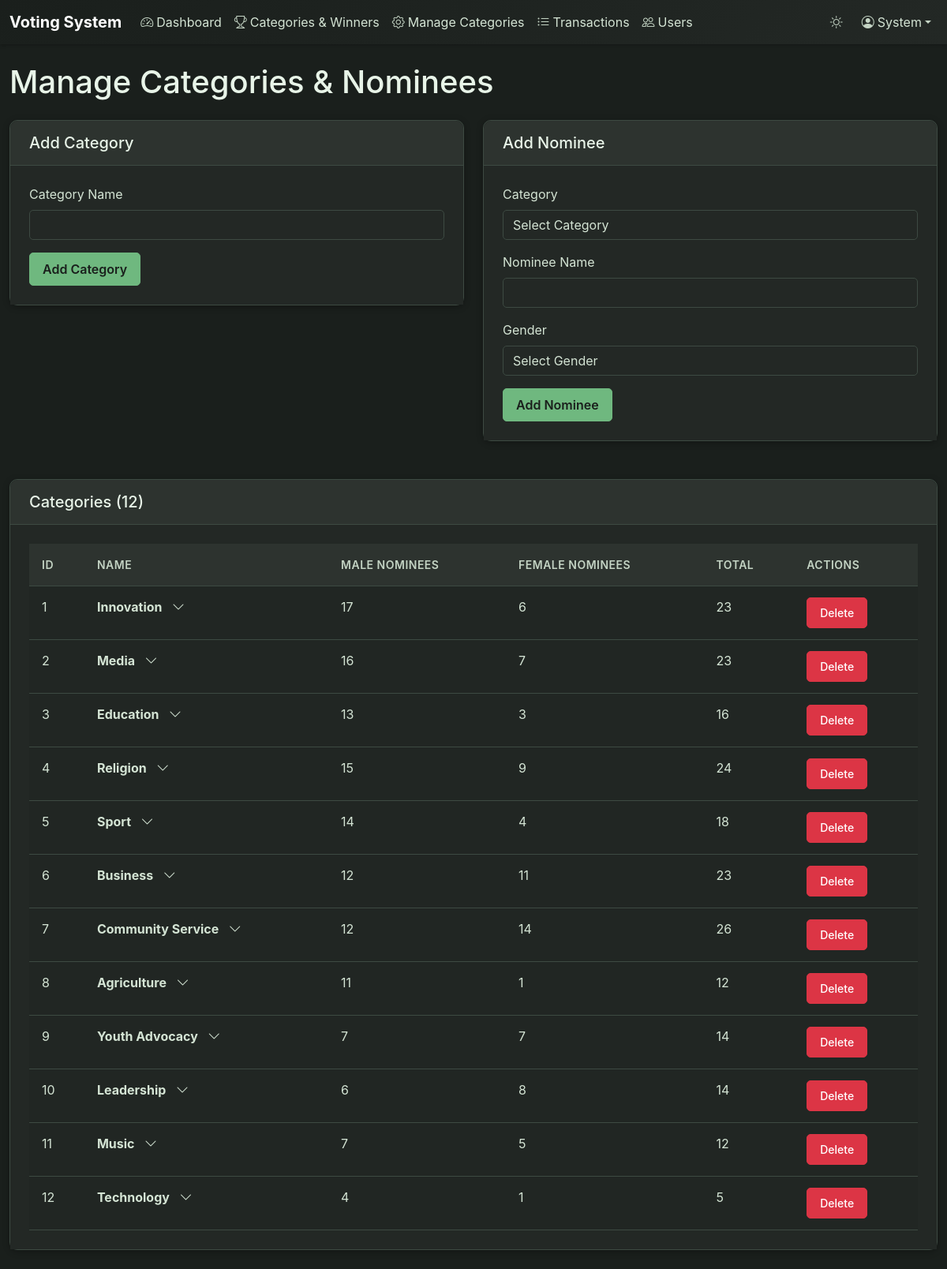
The page /admin/manage-categories.php (signed in) on the database its author committed.
### tables this page shows
CREATE TABLE IF NOT EXISTS categories (
    id INT AUTO_INCREMENT PRIMARY KEY,
    name VARCHAR(100) NOT NULL UNIQUE,
    description TEXT,
    created_at TIMESTAMP DEFAULT CURRENT_TIMESTAMP,
    updated_at TIMESTAMP DEFAULT CURRENT_TIMESTAMP ON UPDATE CURRENT_TIMESTAMP,
    INDEX idx_name (name)
);

### admin/manage-categories.php (the view, shortened to what this page needs)
<?php
$db = getDB();
$stmt = $db->query("SELECT id, name FROM categories ORDER BY id");
$categories = $stmt->fetchAll();
$stmt = $db->query("
    SELECT c.id, c.name,
           COUNT(DISTINCT CASE WHEN n.gender = 'Male' THEN n.id END) as male_count,
           COUNT(DISTINCT CASE WHEN n.gender = 'Female' THEN n.id END) as female_count
    FROM categories c
    LEFT JOIN nominees n ON c.id = n.category_id
    GROUP BY c.id, c.name
    ORDER BY c.id
");
$categoriesWithCounts = $stmt->fetchAll();
?>
<!DOCTYPE html>
<html lang="en">
<head>
    <link href="https://cdn.jsdelivr.net/npm/bootstrap@5.3.0/dist/css/bootstrap.min.css" rel="stylesheet">
    <link rel="stylesheet" href="https://cdn.jsdelivr.net/npm/bootstrap-icons@1.11.0/font/bootstrap-icons.css">
    <link rel="stylesheet" href="/admin/css/style.css">
</head>
<body>
    <?php include __DIR__ . '/includes/navbar.php'; ?>
    <div class="container-fluid mt-4">
        <div class="row">
            <div class="col-12">
                <h1 class="mb-4">Manage Categories & Nominees</h1>
            </div>
        </div>
        <div class="row">
            <div class="col-md-6 mb-4">
                <div class="card">
                    <div class="card-header">
                        <h5 class="mb-0">Add Category</h5>
                    </div>
                    <div class="card-body">
                        <form method="POST">
                            <div class="mb-3">
                                <label for="name" class="form-label">Category Name</label>
                                <input type="text" class="form-control" id="name" name="name" required>
                            </div>
                            <button type="submit" class="btn btn-primary">Add Category</button>
                        </form>
                    </div>
                </div>
            </div>
            <div class="col-md-6 mb-4">
                <div class="card">
                    <div class="card-header">
                        <h5 class="mb-0">Add Nominee</h5>
                    </div>
                    <div class="card-body">
                        <form method="POST">
                            <div class="mb-3">
                                <label for="category_id" class="form-label">Category</label>
                                <select class="form-select" id="category_id" name="category_id" required>
                                    <option value="">Select Category</option>
                                </select>
                            </div>
                            <div class="mb-3">
                                <label for="nominee_name" class="form-label">Nominee Name</label>
                                <input type="text" class="form-control" id="nominee_name" name="nominee_name" required>
                            </div>
                            <div class="mb-3">
                                <label for="gender" class="form-label">Gender</label>
                                <select class="form-select" id="gender" name="gender" required>
                                    <option value="">Select Gender</option>
                                </select>
                            </div>
                            <button type="submit" class="btn btn-primary">Add Nominee</button>
                        </form>
                    </div>
                </div>
            </div>
        </div>
        <div class="row">
            <div class="col-12">
                <div class="card">
                    <div class="card-header">
                        <h5 class="mb-0">Categories (<?php echo count($categories); ?>)</h5>
                    </div>
                    <div class="card-body">
                        <?php if (empty($categories)): ?>
                            <p class="text-muted">No categories yet. Add your first category above.</p>
                        <?php else: ?>
                            <div class="table-responsive">
                                <table class="table table-striped">
                                    <thead>
                                        <tr>
                                            <th>ID</th>
                                            <th>Name</th>
                                            <th>Male Nominees</th>
                                            <th>Female Nominees</th>
                                            <th>Total</th>
                                            <th>Actions</th>
                                        </tr>
                                    </thead>
                                    <tbody>
                                        <?php foreach ($categoriesWithCounts as $cat): ?>
                                            <tr class="category-row" data-category-id="<?php echo $cat['id']; ?>" style="cursor: pointer;">
                                                <td><?php echo $cat['id']; ?></td>
                                                <td>
                                                    <strong><?php echo htmlspecialchars($cat['name']); ?></strong>
                                                    <i class="bi bi-chevron-down ms-2" id="icon-<?php echo $cat['id']; ?>"></i>
                                                </td>
                                                <td><?php echo $cat['male_count']; ?></td>
                                                <td><?php echo $cat['female_count']; ?></td>
                                                <td><?php echo $cat['male_count'] + $cat['female_count']; ?></td>
                                                <td onclick="event.stopPropagation();">
                                                    <button type="button" class="btn btn-sm btn-danger" onclick="deleteCategory(<?php echo $cat['id']; ?>, '<?php echo htmlspecialchars(addslashes($cat['name'])); ?>', <?php echo $cat['male_count'] + $cat['female_count']; ?>)">
                                                        Delete
                                                    </button>
                                                </td>
                                            </tr>
                                        <?php endforeach; ?>
                                    </tbody>
                                </table>
                            </div>
                        <?php endif; ?>
                    </div>
                </div>
            </div>
        </div>
    </div>
</body>
</html>

### admin/includes/navbar.php (shortened to what this page needs)
<nav class="navbar navbar-expand-lg navbar-dark" style="background: linear-gradient(135deg, #1a1f1c 0%, #232825 100%) !important;">
    <div class="container-fluid">
        <a class="navbar-brand" href="/admin/dashboard.php">Voting System</a>
        <div class="collapse navbar-collapse" id="navbarNav">
            <ul class="navbar-nav me-auto mb-2 mb-lg-0">
                <li class="nav-item">
                    <a class="nav-link d-flex align-items-center" href="/admin/dashboard.php">
                        <i class="bi bi-speedometer2 me-1"></i> <span>Dashboard</span>
                    </a>
                </li>
                <li class="nav-item">
                    <a class="nav-link d-flex align-items-center" href="/admin/categories.php">
                        <i class="bi bi-trophy me-1"></i> <span>Categories & Winners</span>
                    </a>
                </li>
                <li class="nav-item">
                    <a class="nav-link d-flex align-items-center" href="/admin/manage-categories.php">
                        <i class="bi bi-gear me-1"></i> <span>Manage Categories</span>
                    </a>
                </li>
                <li class="nav-item">
                    <a class="nav-link d-flex align-items-center" href="/admin/transactions.php">
                        <i class="bi bi-list-ul me-1"></i> <span>Transactions</span>
                    </a>
                </li>
                <li class="nav-item">
                    <a class="nav-link d-flex align-items-center" href="/admin/users.php">
                        <i class="bi bi-people me-1"></i> <span>Users</span>
                    </a>
                </li>
            </ul>
            <ul class="navbar-nav mb-2 mb-lg-0">
                <li class="nav-item d-flex align-items-center">
                    <a class="nav-link d-flex align-items-center" href="#" onclick="toggleTheme(); return false;" title="Toggle Dark/Light Mode">
                        <i class="bi" id="themeIcon"></i>
                    </a>
                </li>
                <li class="nav-item dropdown">
                    <a class="nav-link dropdown-toggle d-flex align-items-center" href="#" id="navbarDropdown" role="button" data-bs-toggle="dropdown">
                        <i class="bi bi-person-circle me-1"></i> <span><?php
                            $firstName = $_SESSION['admin_first_name'] ?? null;
                            $fullName = $_SESSION['admin_name'] ?? null;
                            if ($firstName) {
                                echo htmlspecialchars($firstName);
                            } elseif ($fullName) {
                                $nameParts = explode(' ', $fullName);
                                echo htmlspecialchars($nameParts[0]);
                            } else {
                                echo htmlspecialchars(Auth::getUsername());
                            }
                        ?></span>
                    </a>
                </li>
            </ul>
        </div>
    </div>
</nav>

### rows shown on the page
categories: id "1", name "Innovation", male_count "17", female_count "6", female_count "23"
categories: id "2", name "Media", male_count "16", female_count "7", female_count "23"
categories: id "3", name "Education", male_count "13", female_count "3", female_count "16"
categories: id "4", name "Religion", male_count "15", female_count "9", female_count "24"
categories: id "5", name "Sport", male_count "14", female_count "4", female_count "18"
categories: id "6", name "Business", male_count "12", female_count "11", female_count "23"
categories: id "7", name "Community Service", male_count "12", female_count "14", female_count "26"
categories: id "8", name "Agriculture", male_count "11", female_count "1", female_count "12"
categories: id "9", name "Youth Advocacy", male_count "7", female_count "7", female_count "14"
categories: id "10", name "Leadership", male_count "6", female_count "8", female_count "14"
categories: id "11", name "Music", male_count "7", female_count "5", female_count "12"
categories: id "12", name "Technology", male_count "4", female_count "1", female_count "5"

### other values the page prints
$nameParts[0] "System"
count($categories) "12"
